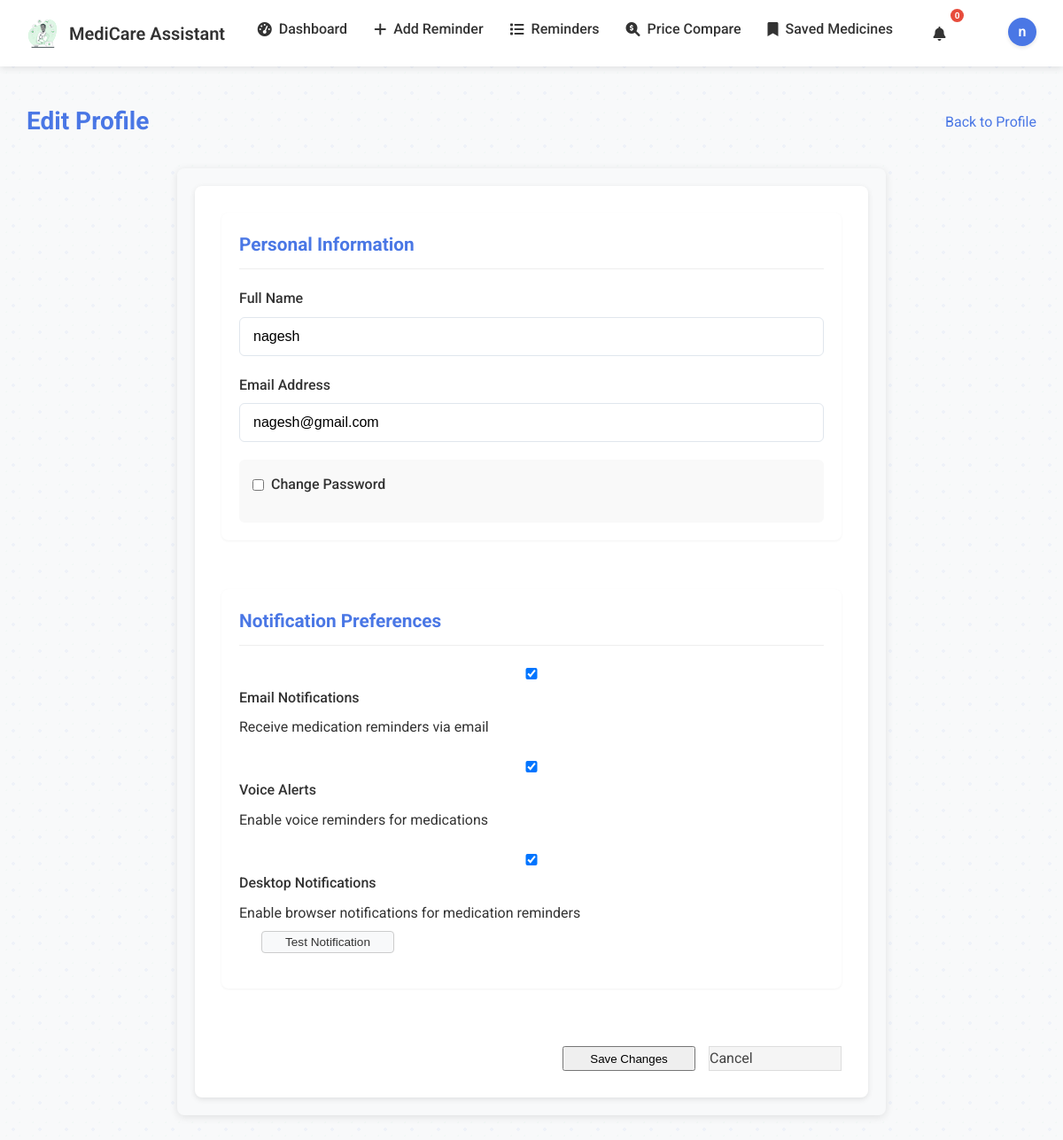
The page /edit_profile (signed in) on the database as committed earlier.
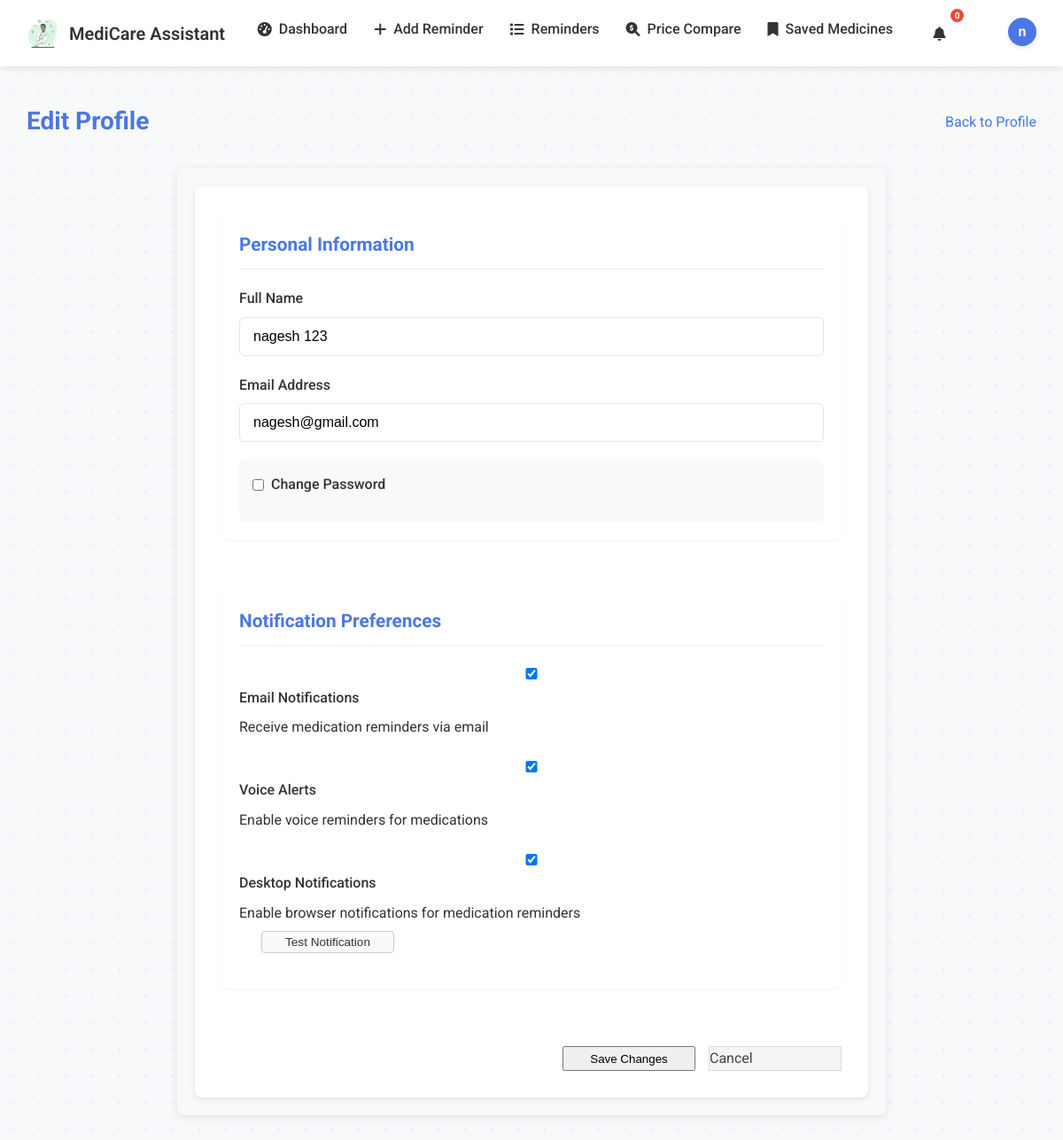
The same page on the database as committed later.
### app.py (models this page shows)
class User(UserMixin, db.Model):
    __tablename__ = 'user'
    id = db.Column(db.Integer, primary_key=True)
    name = db.Column(db.String(100), nullable=False)
    email = db.Column(db.String(120), unique=True, nullable=False)
    password = db.Column(db.String(200), nullable=False)
    reminders = db.relationship('Reminder', backref='user', lazy=True)
    saved_prices = db.relationship('PharmacyPrice', backref='user', lazy=True)
    email_notifications = db.Column(db.Boolean, default=True)
    voice_alerts = db.Column(db.Boolean, default=True)
    desktop_notifications = db.Column(db.Boolean, default=True)

### app.py (the view, shortened to what this page needs)
@app.route('/edit_profile', methods=['GET', 'POST'])
@login_required
def edit_profile():
    user_prefs = {
        'email_notifications': current_user.email_notifications,
        'voice_alerts': current_user.voice_alerts,
        'desktop_notifications': current_user.desktop_notifications
    }
    return render_template('edit_profile.html', user_prefs=user_prefs)

### app.py (called while the page is built)
@login_manager.user_loader
def load_user(user_id):
    return User.query.get(int(user_id))

### templates/edit_profile.html (shortened to what this page needs)
{% extends "base.html" %}
{% block content %}
<div class="dashboard-header">
    <h1>Edit Profile</h1>
    <a href="{{ url_for('profile') }}" class="btn secondary-btn">Back to Profile</a>
</div>
<div class="edit-profile-container">
    <form method="POST" action="{{ url_for('edit_profile') }}" class="edit-profile-form">
        <div class="form-section">
            <h3>Personal Information</h3>
            <div class="form-group">
                <label for="name">Full Name</label>
                <input type="text" id="name" name="name" value="{{ current_user.name }}" required>
            </div>
            <div class="form-group">
                <label for="email">Email Address</label>
                <input type="email" id="email" name="email" value="{{ current_user.email }}" required>
            </div>
            <div class="password-section">
                <div class="password-toggle">
                    <input type="checkbox" id="change-password" name="change_password">
                    <label for="change-password">Change Password</label>
                </div>
            </div>
        </div>
        <div class="form-section">
            <h3>Notification Preferences</h3>
            <div class="form-group">
                <label for="email_notifications" class="toggle-switch">
                    <input type="checkbox" id="email_notifications" name="email_notifications" {% if user_prefs.email_notifications %}checked{% endif %}>
                    <span class="toggle-label">Email Notifications</span>
                </label>
                <p class="help-text">Receive medication reminders via email</p>
            </div>
            <div class="form-group">
                <label for="voice_alerts" class="toggle-switch">
                    <input type="checkbox" id="voice_alerts" name="voice_alerts" {% if user_prefs.voice_alerts %}checked{% endif %}>
                    <span class="toggle-label">Voice Alerts</span>
                </label>
                <p class="help-text">Enable voice reminders for medications</p>
            </div>
            <div class="form-group">
                <label for="desktop_notifications" class="toggle-switch">
                    <input type="checkbox" id="desktop_notifications" name="desktop_notifications" {% if user_prefs.desktop_notifications %}checked{% endif %}>
                    <span class="toggle-label">Desktop Notifications</span>
                </label>
                <p class="help-text">Enable browser notifications for medication reminders</p>
                <button type="button" id="test-notification-btn" class="btn small-btn">Test Notification</button>
            </div>
        </div>
        <div class="form-actions">
            <button type="submit" class="btn primary-btn">Save Changes</button>
            <a href="{{ url_for('profile') }}" class="btn cancel-btn">Cancel</a>
        </div>
    </form>
</div>
{% endblock %}

### templates/base.html (shortened to what this page needs)
<!DOCTYPE html>
<html lang="en">
<head>
    <link rel="stylesheet" href="https://cdnjs.cloudflare.com/ajax/libs/font-awesome/6.0.0/css/all.min.css">
    <link rel="stylesheet" href="{{ url_for('static', filename='css/style.css') }}">
</head>
<body>
    <nav>
        <div class="nav-container">
            <a href="{{ url_for('index') }}" class="logo">
                <img src="{{ url_for('static', filename='images/medical-care.svg') }}" alt="MediCare Logo" class="logo-img">
                MediCare Assistant
            </a>
            {% if current_user.is_authenticated %}
            <ul class="nav-links">
                <li><a href="{{ url_for('dashboard') }}"><i class="fas fa-tachometer-alt"></i> Dashboard</a></li>
                <li><a href="{{ url_for('add_reminder') }}"><i class="fas fa-plus"></i> Add Reminder</a></li>
                <li><a href="{{ url_for('reminders') }}"><i class="fas fa-list"></i> Reminders</a></li>
                <li><a href="{{ url_for('price_comparison_page') }}"><i class="fas fa-search-dollar"></i> Price Compare</a></li>
                <li><a href="{{ url_for('saved_prices') }}"><i class="fas fa-bookmark"></i> Saved Medicines</a></li>
                <li class="nav-item dropdown">
                    <a href="{{ url_for('notifications') }}" class="notification-icon">
                        <i class="fas fa-bell"></i>
                        <span class="notification-badge" id="notification-count">0</span>
                    </a>
                </li>
                <li class="nav-item dropdown">
                    <a href="#" class="profile-dropdown-toggle">
                        <div class="profile-avatar">
                            <span>{{ current_user.name[:1] }}</span>
                        </div>
                    </a>
                </li>
            </ul>
            {% else %}
            <ul class="nav-links">
                <li><a href="#" onclick="showLogin()"><i class="fas fa-sign-in-alt"></i> Login</a></li>
                <li><a href="#" onclick="showSignup()"><i class="fas fa-user-plus"></i> Sign Up</a></li>
            </ul>
            {% endif %}
        </div>
    </nav>
    <main>
        <div class="container">
            {% block content %}{% endblock %}
        </div>
    </main>
</body>
</html>

Rows that differ between the two databases and show on the page:
changed User "nagesh@gmail.com": name "nagesh" → "nagesh 123"
